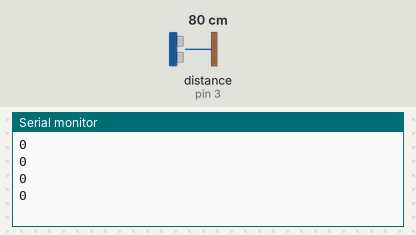
Recording of a sketch running on a simulated Arduino Uno, built with avr-gcc and run on an emulated ATmega328P. Parts: the last lines printed to the serial monitor. The test bench sets the inputs (shaded band); at power-on: distance to the obstacle (sensor on pin 3) 80 cm.

Above: at 1.2 s.
1.3 s: distance to the obstacle (sensor on pin 3) set to 2 cm
At 1.77 s:
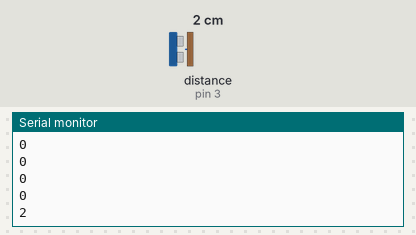
2.8 s: distance to the obstacle (sensor on pin 3) set to 4 cm
At 2.97 s:
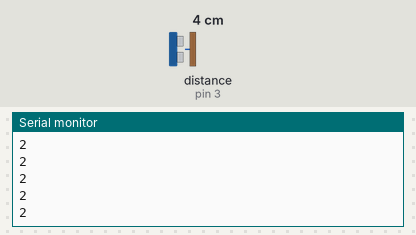
Timing chart, 0 to 5.8 s (numbered marks = the images above; inputs shaded):
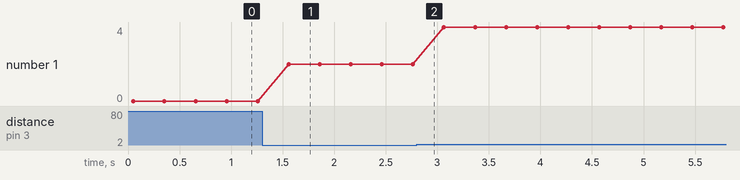

The sketch:

11.30_ProximitySens.ino
```cpp
#include <NewPing.h>
NewPing sonar (2,3,20);

void setup() {
  Serial.begin(9600);
  delay(50);
}

void loop() {
  Serial.println(sonar.ping_cm());
  delay(300);
}
```

Measured:
- after the input at 1.3 s, the serial monitor: prints a new line after 0.26 s (image 1)
- plotted number 1: 0 → 2 after the input at 1.3 s, 2 → 4 after the input at 2.8 s
